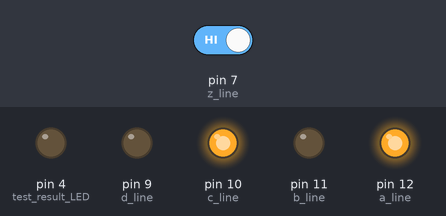
This sketch was run on a simulated Arduino Uno, built with avr-gcc and run on an emulated ATmega328P. Parts: output pins drawn as LEDs (lit = HIGH). Inputs (shaded band) come from the test bench; at power-on: pin 7 (z_line) HIGH.

Above: at 0.05 s.
At 0.75 s:
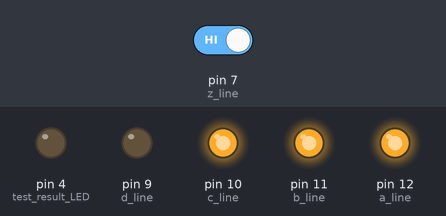
At 1.45 s:
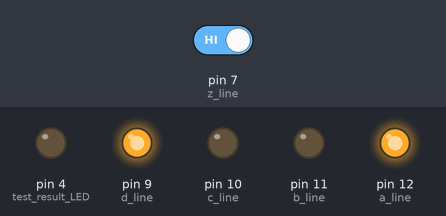
At 2.15 s:
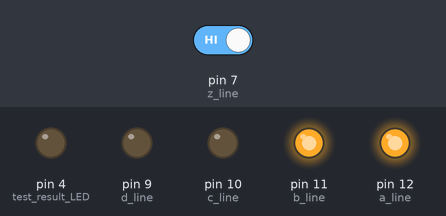
At 2.85 s:
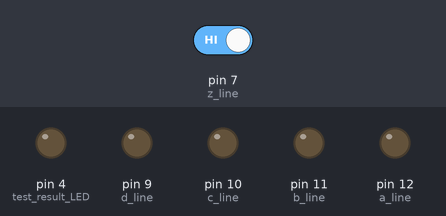
Timing chart, 0 to 3.1 s (numbered marks = the images above):
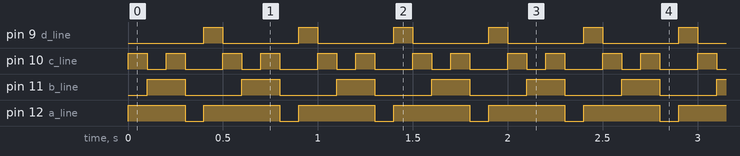

Measured:
- by itself, pin 9 (d_line): alternates HIGH for 0.10 s and LOW for 0.40 s
- by itself, pin 10 (c_line): repeats every 0.50 s: LOW 0.10 s, HIGH 0.10 s, LOW 0.20 s, HIGH 0.10 s
- by itself, pin 11 (b_line): alternates HIGH for 0.20 s and LOW for 0.30 s
- by itself, pin 12 (a_line): repeats every 0.50 s: LOW 0.10 s, HIGH 0.40 s

The sketch:

circuit_simulare_arduino.ino
```cpp
int timer = 100;
boolean circuitOK;
int rez;

void setup() {
  pinMode(12, OUTPUT);  // a line
  pinMode(11, OUTPUT);  // b line
  pinMode(10, OUTPUT);  // c line
  pinMode(9, OUTPUT);   // d line
  pinMode(7, INPUT);    // z line (circuit output)
  pinMode(4, OUTPUT);   // test result LED
  Serial.begin(9600);   // start serial communication @9600 bps
}

void loop() {
  /* Test the circuit with the following test set:
     1010->1, 1100->1, 1110->0, 0000->0, 1001->0
  */

  circuitOK = true;
  digitalWrite(4, LOW);  // Initially set test result LED to OFF

  for (int thisTest = 1; thisTest <= 5; thisTest++) {
    if (thisTest == 1) {       // Test case 1: 1010 -> 1
      digitalWrite(12, HIGH);  // a line
      digitalWrite(11, LOW);   // b line
      digitalWrite(10, HIGH);  // c line
      digitalWrite(9, LOW);    // d line

      delay(timer);
      rez = digitalRead(7);  // read z line value
      if (rez != 1) {
        circuitOK = false;
      }
    }

    if (thisTest == 2) {       // Test case 2: 1100 -> 1
      digitalWrite(12, HIGH);  // a line
      digitalWrite(11, HIGH);  // b line
      digitalWrite(10, LOW);   // c line
      digitalWrite(9, LOW);    // d line

      delay(timer);
      rez = digitalRead(7);  // read z line value
      if (rez != 1) {
        circuitOK = false;
      }
    }

    if (thisTest == 3) {       // Test case 3: 1110 -> 0
      digitalWrite(12, HIGH);  // a line
      digitalWrite(11, HIGH);  // b line
      digitalWrite(10, HIGH);  // c line
      digitalWrite(9, LOW);    // d line

      delay(timer);
      rez = digitalRead(7);  // read z line value
      if (rez != 0) {
        circuitOK = false;
      }
    }

    if (thisTest == 4) {      // Test case 4: 0000 -> 0
      digitalWrite(12, LOW);  // a line
      digitalWrite(11, LOW);  // b line
      digitalWrite(10, LOW);  // c line
      digitalWrite(9, LOW);   // d line

      delay(timer);
      rez = digitalRead(7);  // read z line value
      if (rez != 0) {
        circuitOK = false;
      }
    }

    if (thisTest == 5) {       // Test case 5: 1001 -> 0
      digitalWrite(12, HIGH);  // a line
      digitalWrite(11, LOW);   // b line
      digitalWrite(10, LOW);   // c line
      digitalWrite(9, HIGH);   // d line

      delay(timer);
      rez = digitalRead(7);  // read z line value
      if (rez != 0) {
        circuitOK = false;
      }
    }
  }

  // Update test result LED based on circuit status
  if (!circuitOK) {
    digitalWrite(4, HIGH);  // Turn ON LED if fault detected
  } else {
    digitalWrite(4, LOW);  // Turn OFF LED if no fault detected
  }
}
```
